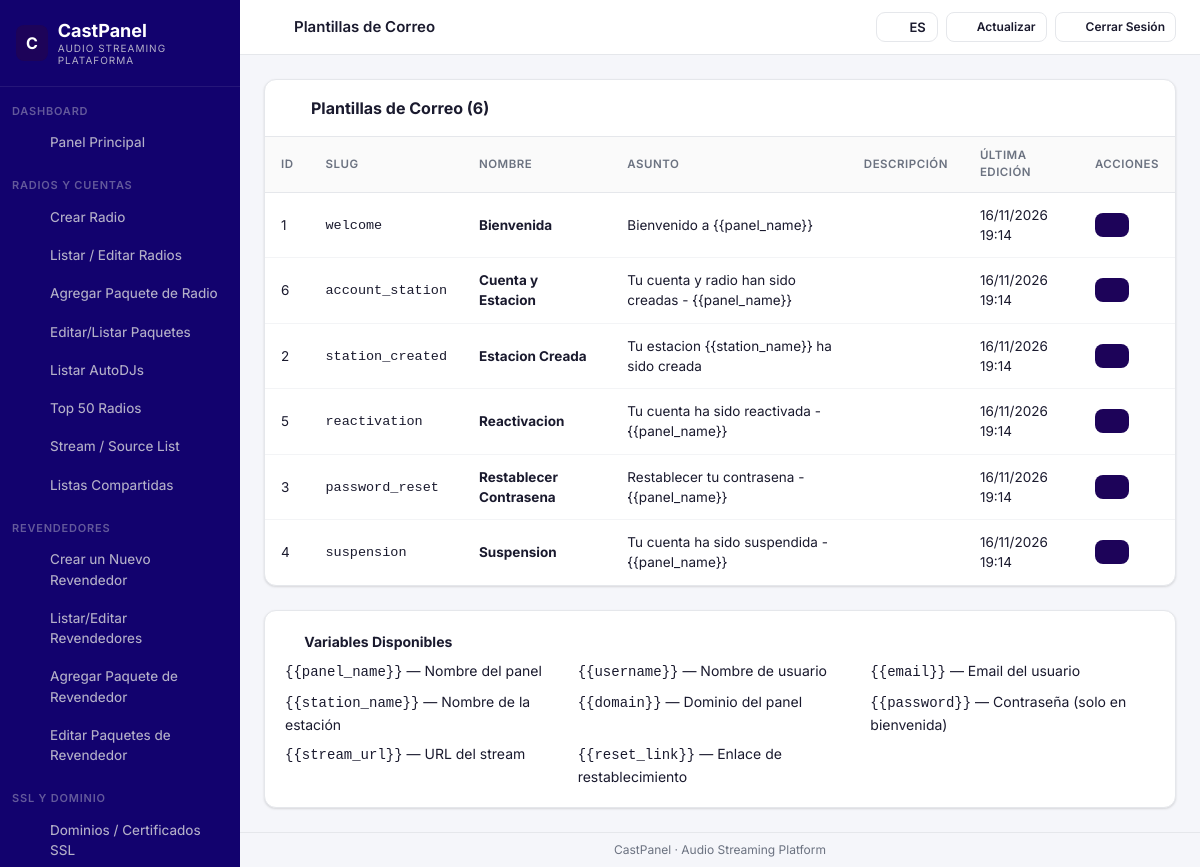
The app's page /admin/email_templates.php (signed in) with its own data.
### tables this page shows
CREATE TABLE IF NOT EXISTS `branding` (
  `id` int(10) unsigned NOT NULL AUTO_INCREMENT,
  `owner_type` enum('global','reseller') NOT NULL DEFAULT 'global',
  `owner_id` int(10) unsigned DEFAULT NULL,
  `panel_title` varchar(128) DEFAULT NULL,
  `panel_subtitle` varchar(255) DEFAULT NULL,
  `login_title` varchar(128) DEFAULT NULL,
  `logo_login` varchar(512) DEFAULT NULL,
  `logo_sidebar` varchar(512) DEFAULT NULL,
  `logo_favicon` varchar(512) DEFAULT NULL,
  `logo_player` varchar(512) DEFAULT NULL,
  `primary_color` varchar(7) DEFAULT NULL,
  `sidebar_color` varchar(7) DEFAULT NULL,
  `custom_css` text DEFAULT NULL,
  `footer_text` varchar(255) DEFAULT NULL,
  `created_at` datetime NOT NULL DEFAULT current_timestamp(),
  `updated_at` datetime NOT NULL DEFAULT current_timestamp() ON UPDATE current_timestamp(),
  PRIMARY KEY (`id`),
  UNIQUE KEY `uk_owner` (`owner_type`,`owner_id`)
);

CREATE TABLE IF NOT EXISTS `configuracion` (
  `clave` varchar(64) NOT NULL,
  `valor` text DEFAULT NULL,
  `descripcion` varchar(255) DEFAULT NULL,
  PRIMARY KEY (`clave`)
);

CREATE TABLE IF NOT EXISTS `email_templates` (
  `id` int(10) unsigned NOT NULL AUTO_INCREMENT,
  `slug` varchar(100) NOT NULL,
  `nombre` varchar(255) NOT NULL,
  `asunto` varchar(255) NOT NULL,
  `cuerpo_html` text NOT NULL,
  `variables` text DEFAULT NULL,
  `activo` tinyint(1) DEFAULT 1,
  `created_at` timestamp NOT NULL DEFAULT current_timestamp(),
  `updated_at` timestamp NOT NULL DEFAULT current_timestamp() ON UPDATE current_timestamp(),
  PRIMARY KEY (`id`),
  UNIQUE KEY `slug` (`slug`),
  KEY `idx_slug` (`slug`)
);

### includes/branding.php (called while the page is built, shortened)
<?php
require_once __DIR__ . '/../config/database.php';
function getBranding(?int $resellerId = null): array {
    $db = getDB();
    $defaults = [
        'panel_title'    => 'CastPanel',
        'panel_subtitle' => 'Audio Streaming Platform',
        'login_title'    => 'Iniciar Sesión',
        'logo_login'     => null,
        'logo_sidebar'   => null,
        'logo_favicon'   => null,
        'logo_player'    => null,
        'primary_color'  => null,
        'sidebar_color'  => null,
        'custom_css'     => null,
        'footer_text'    => null,
    ];
    $result = $defaults;
    try {
        $stmt = $db->prepare("SELECT * FROM branding WHERE owner_type = 'global' AND owner_id IS NULL LIMIT 1");
        $stmt->execute();
        $global = $stmt->fetch();
        if ($global) {
            foreach ($defaults as $key => $defVal) {
                if (!empty($global[$key])) {
                    $result[$key] = $global[$key];
                }
            }
            $result['_global_id'] = $global['id'];
        }
    } catch (PDOException $e) {
    }
    return $result;
}
function getCurrentBranding(): array {
    $resellerId = null;
    return getBranding($resellerId);
}

### config/database.php (called while the page is built, shortened)
<?php
function getDB(): PDO {
    static $pdo = null;
    if ($pdo === null) {
        $dsn = 'mysql:host=' . DB_HOST . ';dbname=' . DB_NAME . ';charset=' . DB_CHARSET;
        $options = [
            PDO::ATTR_ERRMODE            => PDO::ERRMODE_EXCEPTION,
            PDO::ATTR_DEFAULT_FETCH_MODE => PDO::FETCH_ASSOC,
            PDO::ATTR_EMULATE_PREPARES   => false,
        ];
        $pdo = new PDO($dsn, DB_USER, DB_PASS, $options);
    }
    return $pdo;
}

### includes/i18n.php (called while the page is built, shortened)
<?php
$_CURRENT_LANG = 'es';
function loadTranslations(?string $lang = null): void {
    if ($lang === null) {
        $lang = cpUserLanguage();
    }
    if ($lang === null) {
        $lang = cpDefaultLanguage();
    }
    $_CURRENT_LANG = $lang;
}
function getCurrentLang(): string {
    global $_CURRENT_LANG;
    return $_CURRENT_LANG;
}
function cpLanguageCodes(): array {
    return ['es', 'en', 'pt', 'fr', 'de', 'it', 'nl', 'tr', 'pl', 'ro', 'cs', 'sr', 'el', 'af', 'fa'];
}
function cpDefaultLanguage(): string {
    try {
        $row = getDB()->query("SELECT valor FROM configuracion WHERE clave = 'default_language'")->fetch();
        $lang = $row ? (string)$row['valor'] : 'es';
    } catch (\Throwable $e) {
        $lang = 'es';
    }
    return in_array($lang, cpLanguageCodes(), true) ? $lang : 'es';
}
function cpUserLanguage(): ?string {
    $uid = (int)($_SESSION['user_id'] ?? 0);
    $rol = $_SESSION['user_rol'] ?? '';
    if (!empty($_SESSION['dj_id'])) {
        $sql = 'SELECT panel_lang FROM cuentas_dj WHERE id = ?';
        $uid = (int)$_SESSION['dj_id'];
    } elseif ($uid > 0 && $rol === 'dj') {
        $sql = 'SELECT panel_lang FROM cuentas_dj WHERE id = ?';
    } elseif ($uid > 0 && in_array($rol, ['admin', 'reseller', 'cliente'], true)) {
        $sql = 'SELECT idioma FROM usuarios WHERE id = ?';
    } else {
        return null;
    }
    try {
        $st = getDB()->prepare($sql);
        $st->execute([$uid]);
        $lang = $st->fetchColumn();
    } catch (\Throwable $e) {
        return null;
    }
    return is_string($lang) && in_array($lang, cpLanguageCodes(), true) ? $lang : null;
}
function cpI18nStart(): void {
    loadTranslations();
}

### admin/email_templates.php (the view, shortened to what this page needs)
<?php
$pageTitle = 'Plantillas de Correo';
$pageIcon = 'note';
$isAdmin = true;
require_once __DIR__ . '/../includes/layout_header.php';
$db = getDB();
$tableExists = false;
try {
    $db->query("SELECT 1 FROM email_templates LIMIT 1");
    $tableExists = true;
} catch (PDOException $e) {}
$templates = [];
if ($tableExists) {
    try {
        $templates = $db->query("SELECT * FROM email_templates ORDER BY nombre ASC")->fetchAll();
    } catch (PDOException $e) {}
}
?>
<div class="card" style="margin-bottom:1.5rem;">
    <div class="card-header" style="display:flex;justify-content:space-between;align-items:center;">
        <h3><?= cpIcon('note', 18) ?> Plantillas de Correo (<?= count($templates) ?>)</h3>
    </div>
    <div class="card-body" style="padding:0;">
        <table class="table" style="margin:0;">
            <thead>
                <tr>
                    <th>ID</th>
                    <th>Slug</th>
                    <th>Nombre</th>
                    <th>Asunto</th>
                    <th>Descripción</th>
                    <th>Última Edición</th>
                    <th>Acciones</th>
                </tr>
            </thead>
            <tbody>
                <?php if (empty($templates)): ?>
                <tr><td colspan="7" style="text-align:center;padding:2rem;color:#999;">No hay plantillas. Use el botón "Inicializar Plantillas" para crear las predeterminadas.</td></tr>
                <?php else: ?>
                <?php foreach ($templates as $t): ?>
                <tr>
                    <td><?= $t['id'] ?></td>
                    <td><code><?= htmlspecialchars($t['slug']) ?></code></td>
                    <td><strong><?= htmlspecialchars($t['nombre']) ?></strong></td>
                    <td><?= htmlspecialchars($t['asunto']) ?></td>
                    <td style="font-size:.85rem;color:#666;"><?= htmlspecialchars($t['descripcion'] ?? '') ?></td>
                    <td><?= $t['updated_at'] ? date('d/m/Y H:i', strtotime($t['updated_at'])) : '-' ?></td>
                    <td>
                        <a href="?edit=<?= $t['id'] ?>" class="btn btn-sm btn-primary"><?= cpIcon('edit', 14) ?></a>
                    </td>
                </tr>
                <?php endforeach; ?>
                <?php endif; ?>
            </tbody>
        </table>
    </div>
</div>
<div class="card">
    <div class="card-body">
        <h4><?= cpIcon('info', 16) ?> Variables Disponibles</h4>
        <div style="display:grid;grid-template-columns:repeat(auto-fill,minmax(250px,1fr));gap:.5rem;margin-top:.5rem;">
            <div><code>{{panel_name}}</code> — Nombre del panel</div>
            <div><code>{{username}}</code> — Nombre de usuario</div>
            <div><code>{{email}}</code> — Email del usuario</div>
            <div><code>{{station_name}}</code> — Nombre de la estación</div>
            <div><code>{{domain}}</code> — Dominio del panel</div>
            <div><code>{{password}}</code> — Contraseña (solo en bienvenida)</div>
            <div><code>{{stream_url}}</code> — URL del stream</div>
            <div><code>{{reset_link}}</code> — Enlace de restablecimiento</div>
        </div>
    </div>
</div>
<?php require_once __DIR__ . '/../includes/layout_footer.php'; ?>

### includes/layout_header.php (shortened to what this page needs)
<?php
require_once __DIR__ . '/branding.php';
require_once __DIR__ . '/icons.php';
require_once __DIR__ . '/i18n.php';
cpI18nStart();
$currentPage = basename($_SERVER['SCRIPT_NAME'], '.php');
$brand = getCurrentBranding();
?>
<!DOCTYPE html>
<html lang="es">
<head>
    <?php $cpStyleVer = @filemtime(BASE_PATH . '/assets/css/style.css') ?: time(); ?>
    <link href="<?= BASE_URL ?>/assets/css/style.css?v=<?= (int)$cpStyleVer ?>" rel="stylesheet">
</head>
<body>
<div class="layout">
    <aside class="sidebar" id="sidebar">
        <div class="sidebar-logo">
            <?php if (!empty($brand['logo_sidebar'])): ?>
                <img src="<?= htmlspecialchars($brand['logo_sidebar']) ?>" alt="<?= htmlspecialchars($brand['panel_title'] ?? 'CastPanel') ?>"
                     style="max-height:44px;max-width:180px;object-fit:contain">
            <?php else: ?>
                <div class="logo-icon"><?= strtoupper(substr($brand['panel_title'] ?? 'C', 0, 1)) ?></div>
                <div class="logo-text">
                    <?= htmlspecialchars($brand['panel_title'] ?? 'CastPanel') ?>
                    <small><?= htmlspecialchars($brand['panel_subtitle'] ?? 'Audio Streaming') ?></small>
                </div>
            <?php endif; ?>
        </div>
        <?php if (!empty($isAdmin)): ?>
        <div class="sidebar-section">Dashboard</div>
        <ul class="sidebar-nav">
            <li><a href="<?= BASE_URL ?>/admin/index.php" class="<?= $currentPage === 'index' ? 'active' : '' ?>">
                <span class="nav-icon"><?= cpIcon('home', 16) ?></span> Panel Principal
            </a></li>
        </ul>
        <div class="sidebar-section">Radios y Cuentas</div>
        <ul class="sidebar-nav">
            <li><a href="<?= BASE_URL ?>/admin/estaciones.php?action=new" class="<?= ($currentPage === 'estaciones' && ($_GET['action'] ?? '') === 'new') ? 'active' : '' ?>">
                <span class="nav-icon"><?= cpIcon('plus', 16) ?></span> Crear Radio
            </a></li>
            <li><a href="<?= BASE_URL ?>/admin/estaciones.php" class="<?= ($currentPage === 'estaciones' && ($_GET['action'] ?? '') !== 'new') ? 'active' : '' ?>">
                <span class="nav-icon"><?= cpIcon('radio', 16) ?></span> Listar / Editar Radios
            </a></li>
            <li><a href="<?= BASE_URL ?>/admin/paquetes.php?action=new" class="<?= ($currentPage === 'paquetes' && ($_GET['action'] ?? '') === 'new') ? 'active' : '' ?>">
                <span class="nav-icon"><?= cpIcon('plus', 16) ?></span> Agregar Paquete de Radio
            </a></li>
            <li><a href="<?= BASE_URL ?>/admin/paquetes.php" class="<?= ($currentPage === 'paquetes' && ($_GET['action'] ?? '') !== 'new') ? 'active' : '' ?>">
                <span class="nav-icon"><?= cpIcon('pencil', 16) ?></span> Editar/Listar Paquetes
            </a></li>
            <li><a href="<?= BASE_URL ?>/admin/autodj_list.php" class="<?= $currentPage === 'autodj_list' ? 'active' : '' ?>">
                <span class="nav-icon"><?= cpIcon('music', 16) ?></span> Listar AutoDJs
            </a></li>
            <li><a href="<?= BASE_URL ?>/admin/top_radios.php" class="<?= $currentPage === 'top_radios' ? 'active' : '' ?>">
                <span class="nav-icon"><?= cpIcon('trending-up', 16) ?></span> Top 50 Radios
            </a></li>
            <li><a href="<?= BASE_URL ?>/admin/streams.php" class="<?= $currentPage === 'streams' ? 'active' : '' ?>">
                <span class="nav-icon"><?= cpIcon('signal', 16) ?></span> Stream / Source List
            </a></li>
            <li><a href="<?= BASE_URL ?>/admin/playlists_compartidas.php" class="<?= $currentPage === 'playlists_compartidas' ? 'active' : '' ?>">
                <span class="nav-icon"><?= cpIcon('share', 16) ?></span> Listas Compartidas
            </a></li>
        </ul>
        <div class="sidebar-section">Revendedores</div>
        <ul class="sidebar-nav">
            <li><a href="<?= BASE_URL ?>/admin/revendedores.php?action=new" class="<?= ($currentPage === 'revendedores' && ($_GET['action'] ?? '') === 'new') ? 'active' : '' ?>">
                <span class="nav-icon"><?= cpIcon('plus', 16) ?></span> Crear un Nuevo Revendedor
            </a></li>
            <li><a href="<?= BASE_URL ?>/admin/revendedores.php" class="<?= ($currentPage === 'revendedores' && ($_GET['action'] ?? '') !== 'new') ? 'active' : '' ?>">
                <span class="nav-icon"><?= cpIcon('list', 16) ?></span> Listar/Editar Revendedores
            </a></li>
            <li><a href="<?= BASE_URL ?>/admin/paquetes_reseller.php?action=new" class="<?= ($currentPage === 'paquetes_reseller' && ($_GET['action'] ?? '') === 'new') ? 'active' : '' ?>">
                <span class="nav-icon"><?= cpIcon('plus', 16) ?></span> Agregar Paquete de Revendedor
            </a></li>
            <li><a href="<?= BASE_URL ?>/admin/paquetes_reseller.php" class="<?= ($currentPage === 'paquetes_reseller' && ($_GET['action'] ?? '') !== 'new') ? 'active' : '' ?>">
                <span class="nav-icon"><?= cpIcon('pencil', 16) ?></span> Editar Paquetes de Revendedor
            </a></li>
        </ul>
        <div class="sidebar-section">SSL y Dominio</div>
        <ul class="sidebar-nav">
            <li><a href="<?= BASE_URL ?>/admin/ssl.php" class="<?= $currentPage === 'ssl' ? 'active' : '' ?>">
                <span class="nav-icon"><?= cpIcon('lock', 16) ?></span> Dominios / Certificados SSL
            </a></li>
        </ul>
        <?php endif; ?>
    </aside>
    <main class="main-content">
        <header class="topbar">
            <div style="display:flex;align-items:center;gap:12px">
                <div class="topbar-title">
                    <?php
                    $pi = $pageIcon ?? 'radio';
                    echo '<span class="title-icon">' . cpIcon($pi, 20) . '</span>';
                    ?>
                    <?= htmlspecialchars($pageTitle ?? 'Panel de Control') ?>
                </div>
            </div>
            <div class="topbar-actions">
                <button type="button" class="cp-lang-btn" onclick="cpLangOpen()" title="Idioma" aria-label="Idioma">
                    <?= cpIcon('globe', 15) ?><span translate="no"><?= strtoupper(htmlspecialchars(getCurrentLang())) ?></span>
                </button>
                <a href="<?= BASE_URL ?>/cliente/index.php" class="btn btn-outline btn-sm" onclick="location.reload();return false;"><?= cpIcon('refresh', 14) ?> Actualizar</a>
                <a href="<?= BASE_URL ?>/logout.php?rol=<?= urlencode($_SESSION['user_rol'] ?? '') ?>" class="btn btn-outline btn-sm"><?= cpIcon('logout', 14) ?> Cerrar Sesi&oacute;n</a>
            </div>
        </header>
        <div class="page-content">

### includes/icons.php (shortened to what this page needs)
<?php
function cpIcon(string $name, int $size = 16, string $class = ''): string {
    $cls = $class ? " class=\"$class\"" : '';
    $path = $icons[$name] ?? $icons['info'];
    return '<svg xmlns="http://www.w3.org/2000/svg" width="' . $size . '" height="' . $size . '" viewBox="0 0 24 24" fill="none" stroke="currentColor" stroke-width="2" stroke-linecap="round" stroke-linejoin="round"' . $cls . ' style="display:inline-block;vertical-align:middle;flex-shrink:0">' . $path . '</svg>';
}

### includes/layout_footer.php (shortened to what this page needs)
        </div>
        <footer style="padding:8px 24px;text-align:center;font-size:12px;color:var(--text-secondary);border-top:1px solid var(--border)">
            CastPanel &middot; Audio Streaming Platform
        </footer>
    </main>
</div>
</body>
</html>

### includes/language_panel.php (style rules this page uses)
.cp-lang-btn { display:inline-flex;align-items:center;gap:6px;padding:6px 11px;border:1px solid var(--border);border-radius:9px;background:var(--card-bg);color:var(--text-primary);font-size:13px;font-weight:600;cursor:pointer;font-family:inherit;transition:var(--transition) }

### records on screen
branding: panel_title "C", panel_title "CastPanel", panel_subtitle "AUDIO STREAMING PLATAFORMA"
configuracion: valor "ES"
email_templates: id "1", slug "welcome", nombre "Bienvenida", asunto "Bienvenido a {{panel_name}}", updated_at "16/11/2026 19:14"
email_templates: id "6", slug "account_station", nombre "Cuenta y Estacion", asunto "Tu cuenta y radio han sido creadas - {{panel_name}}", updated_at "16/11/2026 19:14"
email_templates: id "2", slug "station_created", nombre "Estacion Creada", asunto "Tu estacion {{station_name}} ha sido creada", updated_at "16/11/2026 19:14"
email_templates: id "5", slug "reactivation", nombre "Reactivacion", asunto "Tu cuenta ha sido reactivada - {{panel_name}}", updated_at "16/11/2026 19:14"
email_templates: id "3", slug "password_reset", nombre "Restablecer Contrasena", asunto "Restablecer tu contrasena - {{panel_name}}", updated_at "16/11/2026 19:14"
email_templates: id "4", slug "suspension", nombre "Suspension", asunto "Tu cuenta ha sido suspendida - {{panel_name}}", updated_at "16/11/2026 19:14"

### other values on screen
$pageTitle "Plantillas de Correo"
count($templates) "6"
